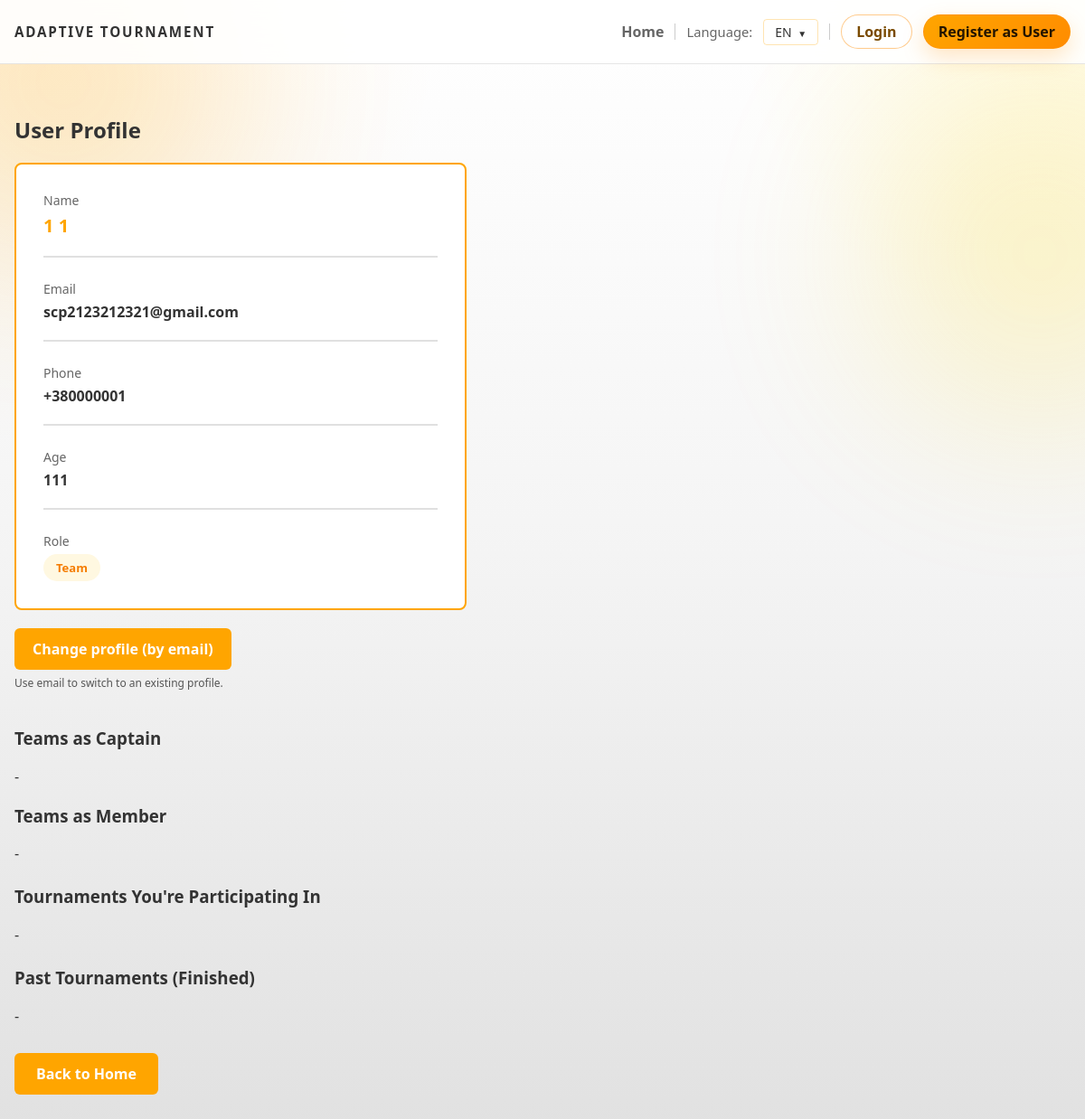
The page /user/2 on the database as committed earlier.
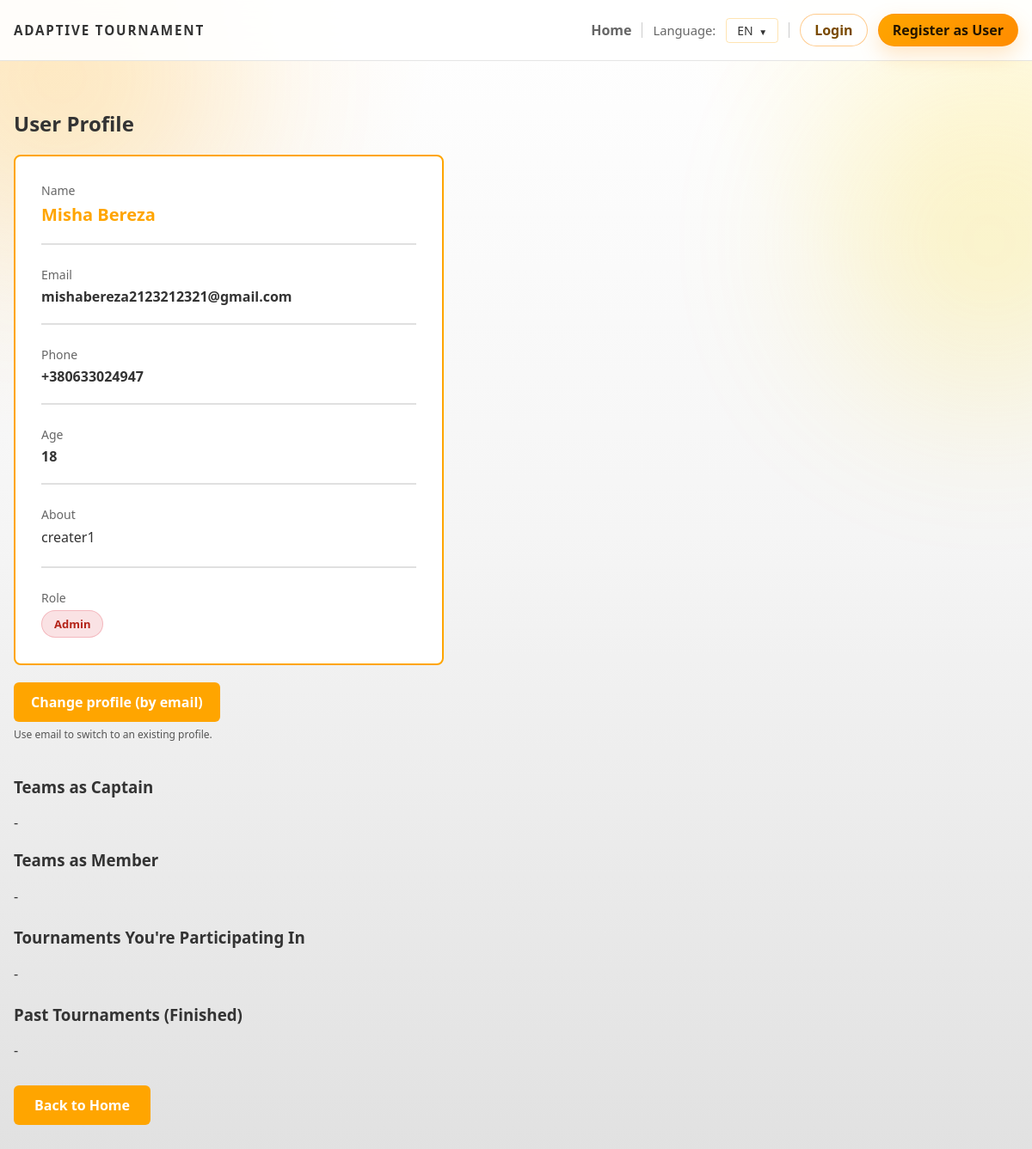
The same page on the database as committed later.
### backend/models.py (models this page shows, shortened)
class User(db.Model):
    id = db.Column(db.Integer, primary_key=True)
    first_name = db.Column(db.String(120), nullable=False)
    last_name = db.Column(db.String(120), nullable=False)
    email = db.Column(db.String(200), unique=True, nullable=False)
    password_hash = db.Column(db.String(255), nullable=False, default='')
    phone_country_code = db.Column(db.String(10), nullable=False, default='+380')
    phone_number = db.Column(db.String(30), nullable=False, default='')
    age = db.Column(db.Integer)
    bio = db.Column(db.Text)
    role = db.Column(db.String(30), default='team')
    is_verified = db.Column(db.Boolean, default=False)
    verification_token = db.Column(db.String(64), unique=True, nullable=True)
    last_login_at = db.Column(db.DateTime, nullable=True)
    login_token = db.Column(db.String(64), unique=True, nullable=True)
    @property
    def phone_display(self):
        if self.phone_country_code and self.phone_number:
            return f"{self.phone_country_code} {self.phone_number}"
        return self.phone_number or ''

### backend/admin.py (the view, shortened to what this page needs)
def user_profile(uid):
    u = User.query.get_or_404(uid)
    teams_captain = Team.query.filter_by(captain_id=u.id).all()
    teams_member = list(u.teams)
    participating = []
    past = []
    seen = set()
    return render_template('profile.html', user=u, teams_captain=teams_captain, teams_member=teams_member, participating=participating, past=past)

### backend/app.py (called while the page is built)
@app.context_processor
def inject_user_processor():
    return inject_user()

@app.context_processor
def translation_processor():
    return translation()

### backend/app_helpers.py (called while the page is built)
def get_current_user():
    uid = session.get('user_id')
    if uid:
        return db.session.get(User, uid)
    return None

def inject_user():
    return {'get_current_user': get_current_user}

### backend/translations.py (called while the page is built)
def get_text(key, lang='en', **kwargs):
    if lang not in TRANSLATIONS:
        lang = 'en'
    text = TRANSLATIONS[lang].get(key, TRANSLATIONS['en'].get(key, key))
    if kwargs:
        try:
            return text.format(**kwargs)
        except Exception:
            return text
    return text

### templates/profile.html (shortened to what this page needs)
{% extends 'base.html' %}
{% block content %}
  <h2>{{ t('user_profile') }}</h2>
  <div style="max-width: 500px; background: #ffffff; border: 2px solid #ffa500; padding: 30px; border-radius: 8px; margin-top: 20px;">
    <div style="margin-bottom: 25px; padding-bottom: 20px; border-bottom: 2px solid #e0e0e0;">
      <div style="font-size: 14px; color: #666; margin-bottom: 5px;">{{ t('name') }}</div>
      <div style="font-size: 20px; font-weight: 700; color: #ffa500;">{{ user.first_name }} {{ user.last_name }}</div>
    </div>
    <div style="margin-bottom: 25px; padding-bottom: 20px; border-bottom: 2px solid #e0e0e0;">
      <div style="font-size: 14px; color: #666; margin-bottom: 5px;">{{ t('email') }}</div>
      <div style="font-size: 16px; font-weight: 600;">{{ user.email }}</div>
    </div>
    {% if user.phone_display %}
      <div style="margin-bottom: 25px; padding-bottom: 20px; border-bottom: 2px solid #e0e0e0;">
        <div style="font-size: 14px; color: #666; margin-bottom: 5px;">{{ t('phone') }}</div>
        <div style="font-size: 16px; font-weight: 600;">{{ user.phone_display }}</div>
      </div>
    {% endif %}
    {% if user.age %}
      <div style="margin-bottom: 25px; padding-bottom: 20px; border-bottom: 2px solid #e0e0e0;">
        <div style="font-size: 14px; color: #666; margin-bottom: 5px;">{{ t('age') }}</div>
        <div style="font-size: 16px; font-weight: 600;">{{ user.age }}</div>
      </div>
    {% endif %}
    {% if user.bio %}
      <div style="margin-bottom: 25px; padding-bottom: 20px; border-bottom: 2px solid #e0e0e0;">
        <div style="font-size: 14px; color: #666; margin-bottom: 5px;">{{ t('about') }}</div>
        <div style="font-size: 16px; line-height: 1.6;">{{ user.bio }}</div>
      </div>
    {% endif %}
    <div>
      <div style="font-size: 14px; color: #666; margin-bottom: 5px;">{{ t('role') }}</div>
      <div>
        <span style="display: inline-block; padding: 6px 14px; border-radius: 20px; font-weight: 600; font-size: 13px;
          {% if user.role == 'admin' %}background: rgba(220, 53, 69, 0.14); color: #b42318; border: 1px solid rgba(220, 53, 69, 0.24);
          {% elif user.role == 'jury' %}background: #fff3e0; color: #ef6c00;
          {% else %}background: #fff8e1; color: #f57c00;
          {% endif %}">
          {% if user.role == 'admin' %}
            {{ t('admin_short') }}
          {% elif user.role == 'jury' %}
            {{ t('jury_short') }}
          {% else %}
            {{ t('team') }}
          {% endif %}
        </span>
      </div>
    </div>
  </div>
  <div style="margin-top: 20px;">
    <a href="/profile/switch" style="display: inline-block; padding: 12px 20px; background: #ffa500; color: white; text-decoration: none; border-radius: 6px; font-weight: 600;">{{ t('change_profile_by_email') }}</a>
    <p style="font-size: 12px; color: #555; margin-top: 6px;">{{ t('use_email_switch') }}</p>
  </div>
  <div style="margin-top: 40px;">
    <h3>{{ t('teams_as_captain') }}</h3>
    {% if teams_captain %}
      <ul>
        {% for team in teams_captain %}
          <li>
            <a href="/tournament/{{ team.tournament_id }}">{{ team.name }}</a>
            {% if team.tournament.status == 'Registration' %}
              <a href="/edit_team_members/{{ team.id }}" style="margin-left:10px; display:inline-block; padding:6px 12px; background:#ffa500; color:white; text-decoration:none; border-radius:4px; font-size:90%;">{{ t('edit_composition') }}</a>
            {% endif %}
          </li>
        {% endfor %}
      </ul>
    {% else %}
      <p>-</p>
    {% endif %}
    <h3 style="margin-top:20px;">{{ t('teams_as_member') }}</h3>
    {% if teams_member %}
      <ul>
        {% for team in teams_member %}
          <li>
            <a href="/tournament/{{ team.tournament_id }}">{{ team.name }}</a>
            {% if team.tournament.status == 'Registration' %}
              <a href="/edit_team_members/{{ team.id }}" style="margin-left:10px; display:inline-block; padding:6px 12px; background:#ffa500; color:white; text-decoration:none; border-radius:4px; font-size:90%;">{{ t('edit_composition') }}</a>
            {% endif %}
          </li>
        {% endfor %}
      </ul>
    {% else %}
      <p>-</p>
    {% endif %}
    <h3 style="margin-top:24px;">{{ t('tournaments_participating') }}</h3>
    {% if participating %}
      <ul>
        {% for tour in participating %}
          <li><a href="/tournament/{{ tour.id }}">{{ tour.name }} - {{ translate_value(tour.status) }}</a></li>
        {% endfor %}
      </ul>
    {% else %}
      <p>-</p>
    {% endif %}
    <h3 style="margin-top:24px;">{{ t('past_tournaments_finished') }}</h3>
    {% if past %}
      <ul>
        {% for tour in past %}
          <li>
            <a href="/tournament/{{ tour.id }}">{{ tour.name }} - {{ translate_value(tour.status) }}</a>
            <a href="/leaderboard/{{ tour.id }}" style="margin-left:10px; display:inline-block; padding:6px 12px; background:#ffa500; color:white; text-decoration:none; border-radius:4px; font-size:90%;">{{ t('leaderboard') }}</a>
          </li>
        {% endfor %}
      </ul>
    {% else %}
      <p>-</p>
    {% endif %}
  </div>
  <div style="margin-top: 30px;">
    <a href="/" style="padding: 12px 24px; background: #ffa500; color: white; border-radius: 6px; text-decoration: none; font-weight: 600; display: inline-block;">{{ t('back_home') }}</a>
  </div>
{% endblock %}

### templates/base.html (shortened to what this page needs)
<!doctype html>
<html lang="{{ lang }}">
  <head>
    <link rel="stylesheet" href="/static/css/main.css">
  </head>
  <body>
    <div class="page-shell">
      <div class="page-glow page-glow-left"></div>
      <div class="page-glow page-glow-right"></div>
      <nav class="topbar">
        <div class="topbar-inner">
          <a href="/" class="brand-mark">{{ t('app_title') }}</a>
          <div class="topbar-links">
            <a href="/">{{ t('home') }}</a>
            <span class="language-switcher">{{ t('language') }}:</span>
            <div class="dropdown topbar-dropdown">
              <button type="button" class="dropdown-toggle" aria-expanded="false">{{ lang|upper }}</button>
            </div>
            {% set _cur = get_current_user() %}
            {% if _cur %}
              <a href="/user/{{ _cur.id }}" class="profile-link" title="{{ t('profile_prefix') }}">{{ t('profile_prefix') }}: {{ _cur.first_name }}</a>
              <a href="/logout" class="logout-link">{{ t('logout') }}</a>
            {% else %}
              <a href="/login" class="auth-link auth-login">{{ t('login') }}</a>
              <a href="/register" class="auth-link auth-register">{{ t('register') }}</a>
            {% endif %}
          </div>
        </div>
      </nav>
      <div class="container">
        {% block content %}{% endblock %}
      </div>
    </div>
  </body>
</html>

### static/css/main.css (style rules this page uses)
:root { --bg: #ffffff; --bg-soft: #f9f9f9; --panel: rgba(255, 255, 255, 0.95); --panel-border: rgba(255, 165, 0, 0.3); --text: #333333; --muted: #666666; --accent: #ffa500; --accent-strong: #ff8c00; --success: #32cd32; --warning: #ffd700; --danger: #ff6347; --font-ui: "Segoe UI", "Trebuchet MS", Arial, sans-serif; --font-display: var(--font-ui); --font-body: var(--font-ui); }
* { box-sizing: border-box; }
html { scroll-behavior: smooth; }
body { margin: 0; min-height: 100vh; font-family: var(--font-body); color: var(--text); background: radial-gradient(circle at top left, rgba(255, 165, 0, 0.1), transparent 28%), radial-gradient(circle at top right, rgba(255, 215, 0, 0.1), transparent 22%), linear-gradient(180deg, #ffffff 0%, #f5f5f5 45%, #e0e0e0 100%); }
a { color: inherit; }
.page-shell { position: relative; overflow: hidden; min-height: 100vh; }
.page-glow { position: fixed; width: 380px; height: 380px; border-radius: 50%; filter: blur(100px); opacity: 0.18; pointer-events: none; z-index: 0; }
.page-glow-left { top: -100px; left: -120px; background: #ffa500; }
.page-glow-right { top: 90px; right: -140px; background: #ffd700; }
.topbar { position: sticky; top: 0; z-index: 5; backdrop-filter: blur(18px); background: rgba(255, 255, 255, 0.9); border-bottom: 1px solid rgba(0, 0, 0, 0.1); }
.topbar-inner { width: min(1180px, calc(100% - 32px)); margin: 0 auto; padding: 16px 0; display: flex; align-items: center; justify-content: space-between; gap: 20px; }
.brand-mark { text-decoration: none; font-size: 0.95rem; font-weight: 700; letter-spacing: 0.12em; text-transform: uppercase; color: #333333; font-family: var(--font-display); }
.topbar-links { display: flex; align-items: center; justify-content: flex-end; flex-wrap: wrap; gap: 12px; color: var(--muted); }
.topbar-links a { text-decoration: none; font-weight: 600; color: #666666; }
.topbar-links .auth-link { display: inline-flex; align-items: center; justify-content: center; min-height: 38px; padding: 0 16px; border-radius: 999px; line-height: 1; white-space: nowrap; transition: transform 0.18s ease, box-shadow 0.18s ease, background 0.18s ease, border-color 0.18s ease; }
.topbar-links .auth-login { border: 1px solid rgba(255, 140, 0, 0.45); background: rgba(255, 255, 255, 0.72); color: #7a4a00; }
.topbar-links .auth-register { border: 1px solid rgba(255, 140, 0, 0.55); background: linear-gradient(135deg, var(--accent) 0%, var(--accent-strong) 100%); color: #241500; box-shadow: 0 10px 24px rgba(255, 140, 0, 0.22); }
.language-switcher { font-size: 0.92rem; }
.dropdown { position: relative; display: inline-block; }
.dropdown-toggle { background: none; border: 1px solid var(--panel-border); padding: 4px 12px; border-radius: 4px; cursor: pointer; font-size: 14px; font-weight: 500; color: var(--text); transition: all 0.2s; }
.dropdown-toggle::after { content: ' ▼'; font-size: 10px; margin-left: 4px; }
.container { position: relative; z-index: 1; width: min(1180px, calc(100% - 32px)); margin: 0 auto; padding: 36px 0 72px; }
.container > h1, .container > h2, .container > h3, .container > h4, .container > p, .container > ul, .container > ol, .container > section, .container > form, .container > table { color: var(--text); }
h1, h2, h3, h4, h5, h6, .page-title, .hero-title, .hero-panel-title, .tournament-name { font-family: var(--font-display); }
body, p, li, label, input, textarea, select, button, a, th, td, .flash-message, .status-chip, .status-pill { font-family: var(--font-body); }
.container a:not(.primary-button):not(.secondary-button):not(.panel-link):not(.brand-mark) { color: #ffa500; }

Rows that differ between the two databases and show on the page:
changed User: first_name "1" → "Misha"; last_name "1" → "Bereza"; email "scp2123212321@gmail.com" → "mishabereza2123212321@gmail.com"; phone_display "+380000001" → "+380633024947"; age "111" → "18"; bio (not shown) → "creater1"; role "Team" → "Admin"
Other text that changed with them:
{{ t('about') }}: (not shown) → "About"
